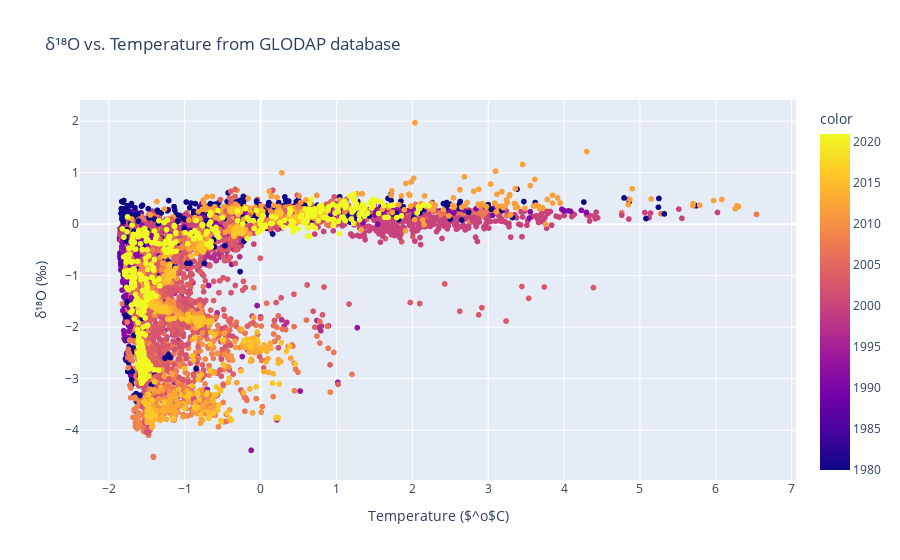

The notebook cell saved with this chart:
### Code cell
# --- 2️⃣ Scatter plot: d18O vs. Salinity ---
fig_scatter = px.scatter(
    df,
    x=temperature_field,
    y=oxygen_iso_field,
    color=df["datetime"].dt.year,
    hover_data=[ latitude_field,longitude_field, reference_field],
    title="δ¹⁸O vs. Temperature from GLODAP database",
    # trendline="ols"  # optional: adds regression line
)
fig_scatter.update_layout(xaxis_title="Temperature ($^o$C)", yaxis_title="δ¹⁸O (‰)")
# fig_scatter.show()

### Figure 1 — Plotly figure (JSON) as saved in the notebook; plotly's stock layout.template omitted (floating-point values rounded to 4 significant figures; data arrays with more than 128 entries replaced by an {"elided": "..."} marker saying what was removed)
{"data": [{"customdata": {"elided": "6910x3 float values"}, "hovertemplate": "TEMPERATURE [DEG C]=%{x}<br>O18/O16 [/MILLE]=%{y}<br>Latitude [degrees North]=%{customdata[0]}<br>Longitude [degrees East]=%{customdata[1]}<br>Sample ID:INTEGER=%{customdata[2]}<br>color=%{marker.color}<extra></extra>", "legendgroup": "", "marker": {"color": {"elided": "6910 int values"}, "coloraxis": "coloraxis", "symbol": "circle"}, "mode": "markers", "name": "", "showlegend": false, "type": "scattergl", "x": {"elided": "6910 float values"}, "xaxis": "x", "y": {"elided": "6910 float values"}, "yaxis": "y"}], "layout": {"coloraxis": {"colorbar": {"title": {"text": "color"}}, "colorscale": [[0, "#0d0887"], [0.1111, "#46039f"], [0.2222, "#7201a8"], [0.3333, "#9c179e"], [0.4444, "#bd3786"], [0.5556, "#d8576b"], [0.6667, "#ed7953"], [0.7778, "#fb9f3a"], [0.8889, "#fdca26"], [1, "#f0f921"]]}, "legend": {"tracegroupgap": 0}, "title": {"text": "δ¹⁸O vs. Temperature from GLODAP database"}, "xaxis": {"anchor": "y", "domain": [0, 1], "title": {"text": "Temperature ($^o$C)"}}, "yaxis": {"anchor": "x", "domain": [0, 1], "title": {"text": "δ¹⁸O (‰)"}}}}
